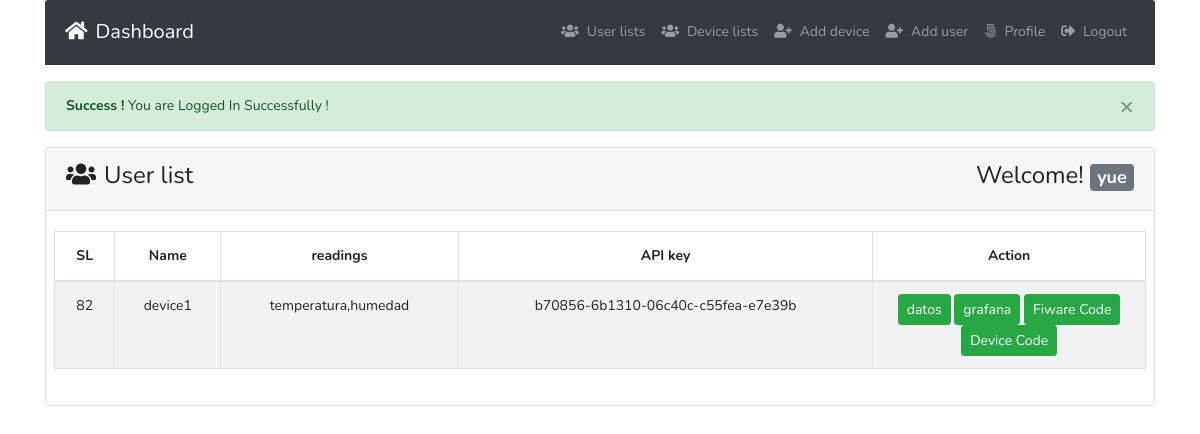
/DevicesList.php (signed in), run on the app's committed database.
### tables this page shows
CREATE TABLE `tbl_device` (
  `id` int(11) NOT NULL,
  `name` varchar(50) NOT NULL,
  `readings` text NOT NULL,
  `APIkey` varchar(200) NOT NULL,
  `units` varchar(200) NOT NULL,
  `max` varchar(200) NOT NULL,
  `min` varchar(200) NOT NULL,
  `deviceid` int(10) NOT NULL,
  `ocba` varchar(250) NOT NULL,
  `Protocol` varchar(30) NOT NULL,
  `IoTAgent` varchar(50) NOT NULL
);

### classes/Devices.php (called while the page is built, shortened)
<?php
include_once 'lib/Session.php';
class Devices{
  private $db;
  public function __construct(){
    $this->db = new Database();
  }
   public function selectAllDeviceData(){
     $id =  Session::get('id');
     $sql = "SELECT * FROM tbl_device WHERE deviceid =$id";
     $stmt = $this->db->pdo->prepare($sql);
     $stmt->execute();
     return $stmt->fetchAll(PDO::FETCH_OBJ);
   }
}

### lib/Database.php (called while the page is built, shortened)
<?php
class  Database{
  public $pdo;
  public function __construct(){
    if (!isset($this->pdo)) {
      try {
        $link = new PDO('mysql:host='.DB_HOST.'; dbname='.DB_NAME, DB_USER, DB_PASS);
        $link->setAttribute(PDO::ATTR_ERRMODE, PDO::ERRMODE_EXCEPTION);
        $link->exec("SET CHARACTER SET utf8");
        $this->pdo  =  $link;
      } catch (PDOException $e) {
        die("Connection error...".$e->getMessage());
      }
    }
  }
}

### DevicesList.php (the view, shortened to what this page needs)
<?php
    include 'inc/header.php';
    $logMsg = Session::get('logMsg');
    if (isset($logMsg)) {
    echo $logMsg;
    }
?>
<div class="card ">
        <div class="card-header">
          <h3><i class="fas fa-users mr-2"></i>User list <span class="float-right">Welcome! <strong>
            <span class="badge badge-lg badge-secondary text-white">
<?php
    $username = Session::get('username');
    if (isset($username)) {
    echo $username;
}
    ?></span>
    </strong></span></h3>
    </div>
        <div class="card-body pr-2 pl-2">
        <table id="example" class="table table-striped table-bordered" style="width:100%">
                <thead>
                            <tr>
                            <th  class="text-center">SL</th>
                            <th  class="text-center">Name</th>
                            <th  class="text-center">readings</th>
                            <th  class="text-center">API key</th>
                            <th  width='25%' class="text-center">Action</th>
                            </tr>
                </thead>
                <tbody>
                    <?php
                        $allDevice = $devices->selectAllDeviceData();
                        if ($allDevice) {
                        foreach ($allDevice as  $value) {
                    ?>
                    <tr class="text-center"
                      <?php if (Session::get("id") == $value->id) {
                        echo "style='background:#d9edf7' ";
                    } ?>
                    >
                        <td><?php echo $value->id; ?></td>
                        <td><?php echo $value->name; ?></td>
                        <td><?php echo $value->readings; ?></td>
                        <td><?php echo $value->APIkey; ?></td>
                        <td>
                        <a class="btn btn-success btn-sm
                            " href="datos2.php?id=<?php echo $value->id;?>">datos</a>
                            <a class="btn btn-success btn-sm
                            " href="FIWARE.php?id=<?php echo $value->id;?>,&readings=<?php echo $value->readings;?>&name=<?php echo $value->name;?>">grafana</a>
                            <a
                             class="btn btn-success btn-sm"
                             href="FIWARE_Code.php?id=<?php echo $value->id;?>">Fiware Code</a>
                             <a
                              class="btn btn-success btn-sm"
                              href="temporal.php?id=<?php echo $value->id;?>">Device Code</a>
                        </td>
                    <?php }}else{ ?>
                      <tr class="text-center">
                      <td>No device availabe now !</td>
                    </tr>
                    <?php } ?>
                </tbody>

### assets/style.css (style rules this page uses)
body { line-height: 24px; font-size: 14px; font-style: normal; font-weight: normal; visibility: visible; font-family: 'Nunito', sans-serif; color: #222; }
h1, h2, h3, h4, h5, h6 { color: #222; font-family: 'Nunito', sans-serif; font-weight: 400; margin-top: 0; }
h3 { font-size: 24px; line-height: 30px; }

### data on the page
tbl_device: id "82", name "device1", readings "temperatura,humedad", APIkey "b70856-6b1310-06c40c-c55fea-e7e39b"

### other printed values
$logMsg "× Success ! You are Logged In Successfully !"
$username "yue"
